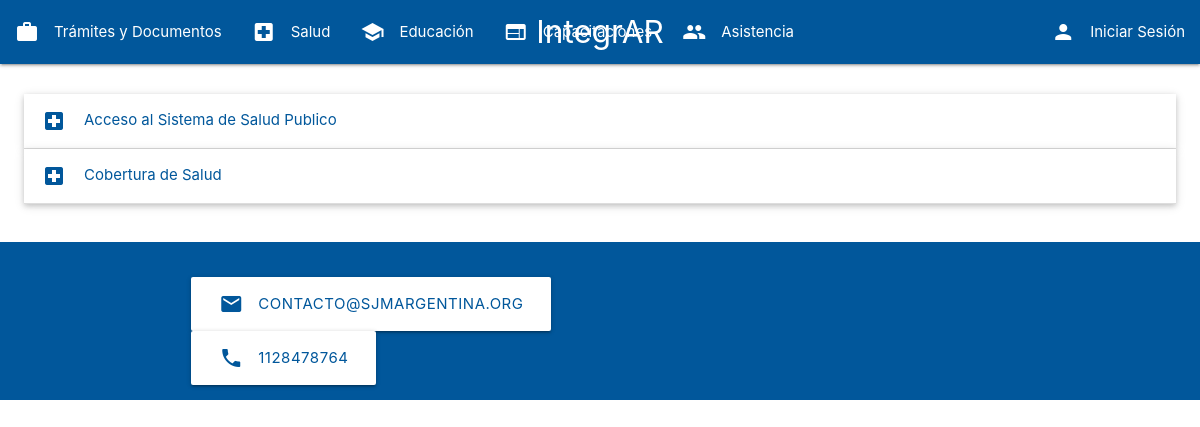
The page /consultas/salud on the database its author committed.
### consultas/models.py (models this page shows, shortened)
class Consulta(models.Model):
    titulo = models.CharField(max_length=200)
    descripcion = models.TextField()
    categoria = models.ForeignKey(Categoria, on_delete=models.CASCADE, related_name='consultas', null=True)  # Permite nulos temporalmente
    enlace = models.URLField(blank=True, null=True)

### consultas/views.py (the view)
# urls.py: path('consultas/salud', views.salud, name='salud'),
def salud(request, categoria_id=None):
    categoria_salud = Categoria.objects.get(nombre="Salud")
    consultas_salud = Consulta.objects.filter(categoria=categoria_salud)
    return render(request, 'salud.html', {'consultas': consultas_salud})

### consultas/templates/salud.html (shortened to what this page needs)
<!DOCTYPE html>
<html lang="es">
<body>
    {% include 'navbar.html' %}
    <ul class="collapsible popout">
        {% for consulta in consultas %}
        <li>
          <div class="collapsible-header light-blue-text text-darken-4"><i class="material-icons">local_hospital</i>{{ consulta.titulo }}</div>
        </li>
        {% empty %}
            <p>No hay consultas en la categoría Salud</p>
        {% endfor %}
    </ul>
    {% include 'footer.html' %}
</body>
</html>

### rows shown on the page
Consulta: titulo "Acceso al Sistema de Salud Publico"
Consulta: titulo "Cobertura de Salud"
